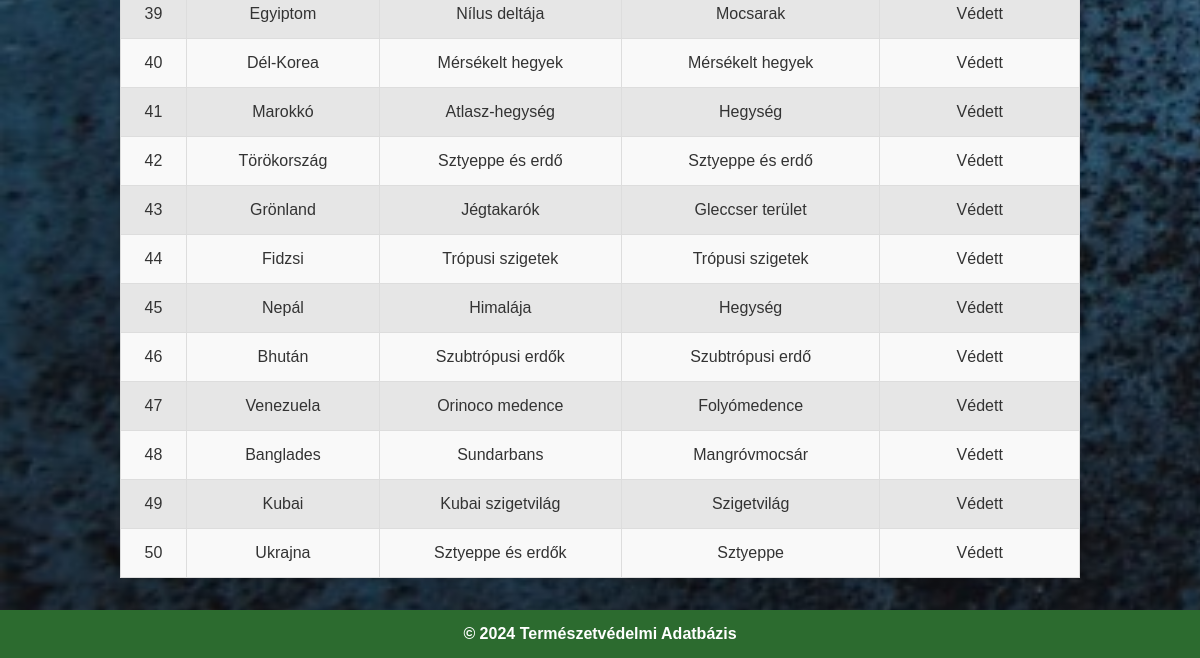
The app's page /kategoriakHTML/teruletek.php (lower part), older data.
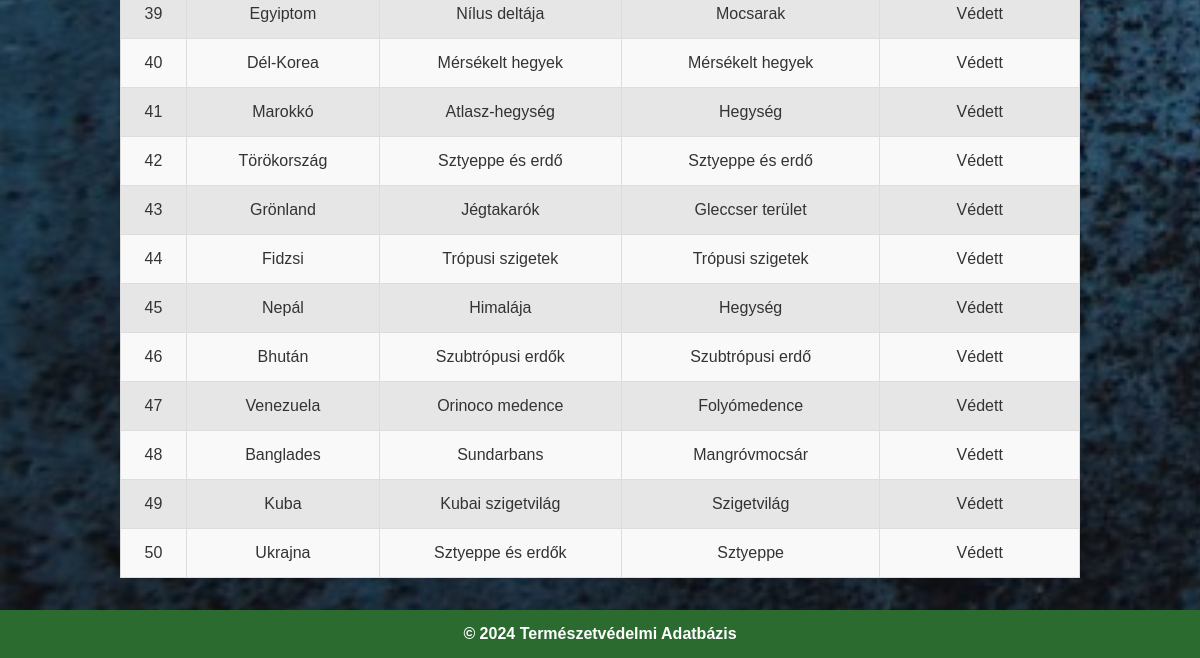
The same page, newer data.
### kategoriakHTML/teruletek.php (the view, shortened to what this page needs)
<!DOCTYPE html>
<html lang="hu">
<head>
    <link rel="stylesheet" href="../kategoriakCSS/alap.css.php">
    <link rel="stylesheet" href="../kategoriakCSS/teruletek.css">
</head>
<body>
    <?php
    $dbconn = getDbConnection();
    $sql = "
        SELECT
            Terület.ID as TerületID,
            Helyszín.Ország,
            Helyszín.ÖkológiaiRégió,
            Terület.Típus,
            Terület.VédelmiSzint
        FROM Terület
        LEFT JOIN Helyszín ON Terület.Helyszín_ID = Helyszín.ID
    ";
    $result = mysqli_query($dbconn, $sql);
    echo "<table style='margin-bottom: 80px;'>
            <tr>
                <th>ID</th>
                <th>Ország</th>
                <th>Ökológiai Régió</th>
                <th>Típus</th>
                <th>Védelmi Szint</th>
            </tr>";
    if (mysqli_num_rows($result) > 0) {
        while ($row = mysqli_fetch_assoc($result)) {
            echo "<tr>
                    <td>" . $row['TerületID'] . "</td>
                    <td>" . $row['Ország'] . "</td>
                    <td>" . $row['ÖkológiaiRégió'] . "</td>
                    <td>" . $row['Típus'] . "</td>
                    <td>" . $row['VédelmiSzint'] . "</td>
                </tr>";
        }
    } else {
        echo "<tr><td colspan='5'>Nincsenek adatok.</td></tr>";
    }
    echo "</table>";
    ?>
    <?php include '../mainPHP/footer.php'; ?>
</body>
</html>

### mainPHP/footer.php
<footer>
    <p>&copy; 2024 Természetvédelmi Adatbázis</p>
</footer>

### kategoriakCSS/teruletek.css (style rules this page uses)
body { font-family: Arial, sans-serif; background-color: #f4f4f4; color: #333; margin: 0; padding: 0; }
table { width: 80%; margin: 0 auto; border-collapse: collapse; box-shadow: 0 4px 8px rgba(0, 0, 0, 0.1); }
table, th, td { border: 1px solid #ddd; }

Row changes from the older to the newer data that the page shows:
changed through a linked row, terület "Szigetvilág": Helyszín_ID.Ország "Kubai" → "Kuba"
